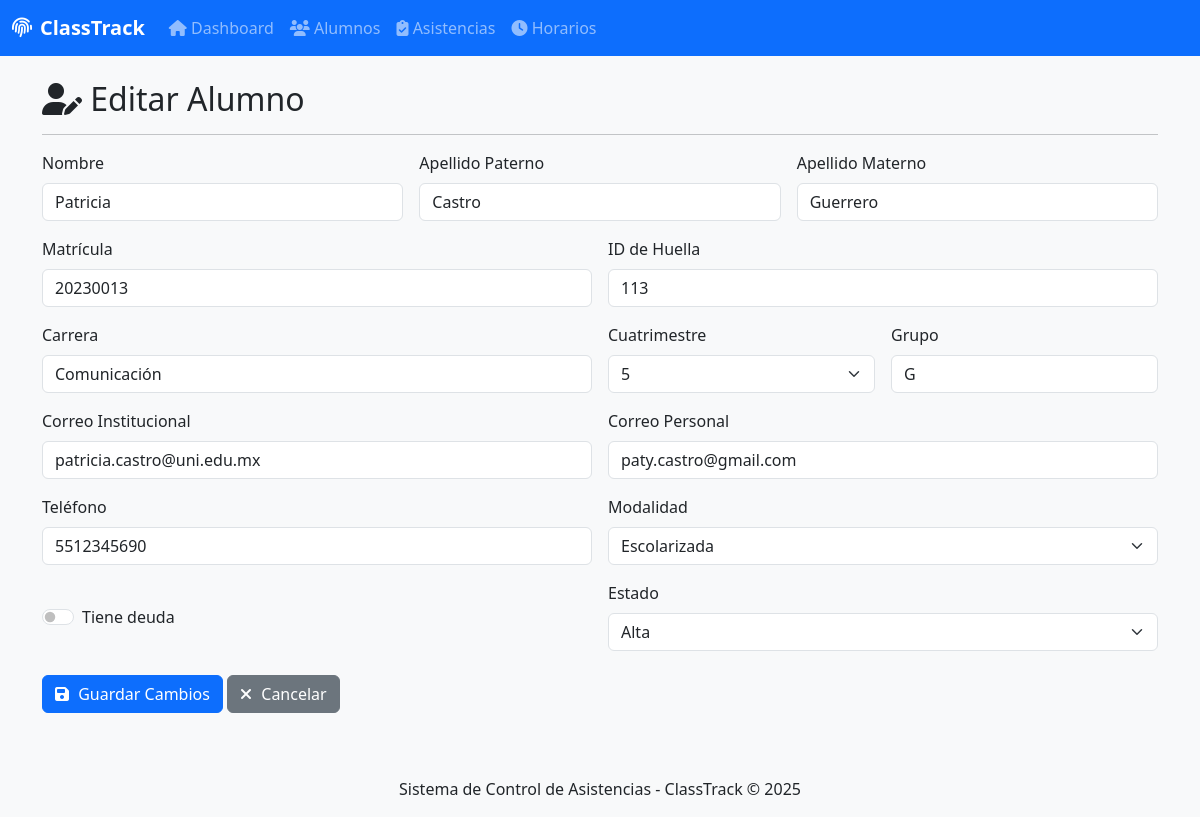
/panel-asistencias/alumno_editar.php?id=13, run on the app's committed database.
### tables this page shows
CREATE TABLE alumnos (
  id_alumno int(11) NOT NULL,
  nombre varchar(50) NOT NULL,
  apellido_paterno varchar(50) NOT NULL,
  apellido_materno varchar(50) NOT NULL,
  matricula varchar(30) NOT NULL,
  id_huella int(11) NOT NULL,
  carrera varchar(100) NOT NULL,
  cuatrimestre int(11) NOT NULL,
  grupo char(1) NOT NULL,
  correo_institucional varchar(100) NOT NULL,
  correo_personal varchar(100) DEFAULT NULL,
  telefono varchar(20) DEFAULT NULL,
  modalidad enum('Escolarizada','Ejecutiva','Dominical') NOT NULL DEFAULT 'Escolarizada',
  deuda tinyint(1) DEFAULT 0,
  estado enum('Alta','Baja','Indeterminado') DEFAULT 'Alta'
);

### panel-asistencias/alumno_editar.php (the view, shortened to what this page needs)
<?php
require_once 'config.php';
require_once 'includes/header.php';
$id_alumno = isset($_GET['id']) ? intval($_GET['id']) : 0;
$alumno = $conn->query("SELECT * FROM alumnos WHERE id_alumno = $id_alumno")->fetch_assoc();
?>
<h2><i class="fas fa-user-edit"></i> Editar Alumno</h2>
<hr>
<form method="POST">
    <div class="row g-3">
        <div class="col-md-4">
            <label for="nombre" class="form-label">Nombre</label>
            <input type="text" class="form-control" id="nombre" name="nombre" value="<?= htmlspecialchars($alumno['nombre']) ?>" required>
        </div>
        <div class="col-md-4">
            <label for="apellido_paterno" class="form-label">Apellido Paterno</label>
            <input type="text" class="form-control" id="apellido_paterno" name="apellido_paterno" value="<?= htmlspecialchars($alumno['apellido_paterno']) ?>" required>
        </div>
        <div class="col-md-4">
            <label for="apellido_materno" class="form-label">Apellido Materno</label>
            <input type="text" class="form-control" id="apellido_materno" name="apellido_materno" value="<?= htmlspecialchars($alumno['apellido_materno']) ?>">
        </div>
        <div class="col-md-6">
            <label for="matricula" class="form-label">Matrícula</label>
            <input type="text" class="form-control" id="matricula" name="matricula" value="<?= htmlspecialchars($alumno['matricula']) ?>" required>
        </div>
        <div class="col-md-6">
            <label for="id_huella" class="form-label">ID de Huella</label>
            <input type="number" class="form-control" id="id_huella" name="id_huella" value="<?= $alumno['id_huella'] ?>" required>
        </div>
        <div class="col-md-6">
            <label for="carrera" class="form-label">Carrera</label>
            <input type="text" class="form-control" id="carrera" name="carrera" value="<?= htmlspecialchars($alumno['carrera']) ?>" required>
        </div>
        <div class="col-md-3">
            <label for="cuatrimestre" class="form-label">Cuatrimestre</label>
            <select class="form-select" id="cuatrimestre" name="cuatrimestre" required>
                <?php for ($i = 1; $i <= 12; $i++): ?>
                    <option value="<?= $i ?>" <?= $i == $alumno['cuatrimestre'] ? 'selected' : '' ?>><?= $i ?></option>
                <?php endfor; ?>
            </select>
        </div>
        <div class="col-md-3">
            <label for="grupo" class="form-label">Grupo</label>
            <input type="text" class="form-control" id="grupo" name="grupo" value="<?= htmlspecialchars($alumno['grupo']) ?>" required>
        </div>
        <div class="col-md-6">
            <label for="correo_institucional" class="form-label">Correo Institucional</label>
            <input type="email" class="form-control" id="correo_institucional" name="correo_institucional" value="<?= htmlspecialchars($alumno['correo_institucional']) ?>" required>
        </div>
        <div class="col-md-6">
            <label for="correo_personal" class="form-label">Correo Personal</label>
            <input type="email" class="form-control" id="correo_personal" name="correo_personal" value="<?= htmlspecialchars($alumno['correo_personal']) ?>">
        </div>
        <div class="col-md-6">
            <label for="telefono" class="form-label">Teléfono</label>
            <input type="tel" class="form-control" id="telefono" name="telefono" value="<?= htmlspecialchars($alumno['telefono']) ?>">
        </div>
        <div class="col-md-6">
            <label for="modalidad" class="form-label">Modalidad</label>
            <select class="form-select" id="modalidad" name="modalidad" required>
                <option value="Escolarizada" <?= $alumno['modalidad'] == 'Escolarizada' ? 'selected' : '' ?>>Escolarizada</option>
            </select>
        </div>
        <div class="col-md-6">
            <div class="form-check form-switch mt-4">
                <input class="form-check-input" type="checkbox" id="deuda" name="deuda" <?= $alumno['deuda'] ? 'checked' : '' ?>>
                <label class="form-check-label" for="deuda">Tiene deuda</label>
            </div>
        </div>
        <div class="col-md-6">
            <label for="estado" class="form-label">Estado</label>
            <select class="form-select" id="estado" name="estado" required>
                <option value="Alta" <?= $alumno['estado'] == 'Alta' ? 'selected' : '' ?>>Alta</option>
            </select>
        </div>
        <div class="col-12 mt-4">
            <button type="submit" class="btn btn-primary"><i class="fas fa-save"></i> Guardar Cambios</button>
            <a href="alumnos.php" class="btn btn-secondary"><i class="fas fa-times"></i> Cancelar</a>
        </div>
    </div>
</form>
<?php require_once 'includes/footer.php'; ?>

### panel-asistencias/css/styles.css (style rules this page uses)
body { background-color: #f8f9fa; }
.btn i { margin-right: 5px; }

### data on the page
alumnos: nombre "Patricia", apellido_paterno "Castro", apellido_materno "Guerrero", matricula "20230013", id_huella "113", carrera "Comunicación", cuatrimestre "5", grupo "G", correo_institucional "patricia.castro@uni.edu.mx", correo_personal "paty.castro@gmail.com", telefono "5512345690", modalidad "Escolarizada", estado "Alta"
